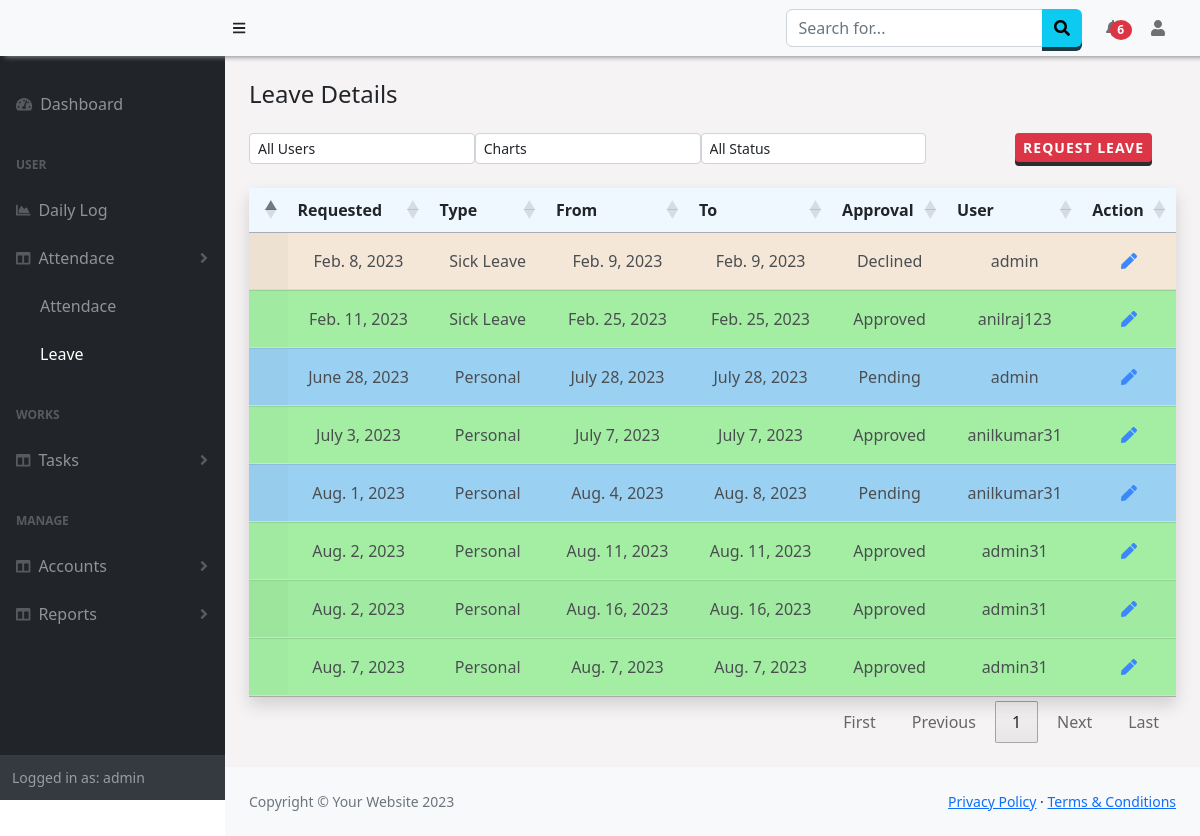
/Attendance/Leaves (signed in), run on the app's committed database.
### Attendance/models.py (models this page shows, shortened)
class Leave(models.Model):
    date =  models.DateField(auto_now_add=True,null=True)
    user = models.ForeignKey(User, null=True, on_delete= models.SET_NULL)
    type =  models.ForeignKey(LeaveType,on_delete= models.CASCADE)
    leave_from = models.DateField(null=True)
    leave_to = models.DateField(null=True)
    details = models.TextField()
    approval = models.ForeignKey(Approval, on_delete=models.CASCADE, null=True,default=2)
    approved_by = models.CharField(max_length=50,null=True)
    date_approved = models.DateTimeField(null=True,default=None)

class LeaveType(models.Model):
    name = models.CharField(max_length=50,null=True,default=None)
    days = models.IntegerField(null=True,)

class Approval(models.Model):
    name =models.CharField(max_length=50)

### Attendance/views.py (the view)
# urls.py: path('Leaves',views.getleave, name='leave'),
@login_required
def getleave(request):
    usr = checkTeams(request)
    allusers =User.objects.filter(pk__in=usr[0]).values('id','username')
    all_leaves = Leave.objects.filter(user__id__in=usr[0])
    type = LeaveType.objects.all().values()
    return render(request, 'Attendance/leave.html',{'result':all_leaves,'users' :allusers,'LeaveTypes':type})

### Attendance/context_processors.py (called while the page is built)
def getNewLeaves(request):
    if request.user.id:
        is_manager = checkTeams(request)
        if is_manager[1] == True:
            new_leaves = Leave.objects.filter(user__id__in=is_manager[0],approval = 2)
        else:
            today = datetime.datetime.now()
            new_leaves = Leave.objects.filter(user=request.user,date_approved__gte=today.date())
        return {"manager":is_manager[1],'n_leaves':new_leaves}
    else:
        return {}

def getLogApproval(request):
    if request.user.id:
        is_manager = checkTeams(request)
        if is_manager[1] == True:
            l_approval = LogApproval.objects.filter(user__id__in=is_manager[0],request=True)
        else:
            l_approval = LogApproval.objects.filter(user=request.user,status=True)
        return {'n_log_approval':l_approval}
    else:
        return {}

### Manager/views.py (called while the page is built, shortened)
def checkTeams(request):
    is_team = False
    if request.user.is_superuser:
        users = Employees.objects.values('user').filter(company=request.session['comp'])
        is_team=True
    return users,is_team

### Attendance/templates/Attendance/leave.html (shortened to what this page needs)
{% extends "base.html" %}
{% block content %}
<div class="">
    <div>
      <div class="row">
          <div class="col-md-12">
              <div class="col-md-12 row">
                <h4 class="text-left mb-4" >Leave Details&nbsp;</h4>
                <div >
                {% if user.is_superuser or perms.Attendance.view_leave %}
                  <select class="form-control form-control-sm col-sm-2 mb-3 w-25" id="user_s" style="float:left;" onchange="getLeave()">
                    <option value="0">All Users</option>
                  </select>
                  <select class="form-control form-control-sm col-sm-2 w-25" id="chart_option" style="float:left;" onchange="selectCharts()">
                    <option value="">Charts</option>
                  </select>
                  {% endif %}
                  <select class="form-control form-control-sm col-sm-2 w-25" id="status" style="float:left;" onchange="getLeave()">
                    <option value="0">All Status</option>
                  </select>
                  <a style="float:right;" class="btn btn-sm btn-danger" type="button" data-bs-toggle="modal" data-bs-target="#leave_modal" onclick="setModal()" id="leaveRequest">Request Leave</a>
                </div>
              </div>
              <div  id="change_content" class="table-wrap table-responsive-sm mt-2" style="clear:right;">
                  <table class="table  text-center shadow display" id="leaveTable">
                    <thead>
                      <tr>
                        <th></th>
                        <th>Requested</th>
                        <th>Type</th>
                        <th>From</th>
                        <th>To</th>
                        <th>Approval</th>
                        {% if 'Attendance.change_leave' in perms %}<th>User</th>{% endif %}
                        <th>Action</th>
                      </tr>
                    </thead>
                    <tbody id="tbody_leave" style="overflow:visible !important;">
                      {% for n in result %}
                      <tr style="background-color:{% if n.approval.name == 'Pending' %}lightskyblue{% elif n.approval.name == 'Approved' %}lightgreen{% else %}antiquewhite{% endif %};">
                        <td class="p-2 details-control">
                         </td>
                        <td>{{n.date}}</td><td>{{n.type.name}}</td><td>{{n.leave_from}}</td><td>{{n.leave_to}}</td>
                        <td >{{n.approval.name}}</td>
                        {% if 'Attendance.change_leave' in perms %}
                        <td>{{n.user}}</td>
                        <td>
                          <a  id="a_detailss" onclick="updateLeave({{n.id}})">
                            <i class="fas fa-solid fa-pen text-primary"></i>
                        </a>
                        </td>
                        {% endif %}
                      </tr>
                      {% endfor%}
                    </tbody>
                  </table>
                </div>
            </div>
          <br /><br />
        </div>
    </div>
  </div>
{% endblock %}

### templates/base.html (shortened to what this page needs)
<!DOCTYPE html>
<html lang="en">
    <head>
        <link href="https://cdn.jsdelivr.net/npm/simple-datatables@7.1.2/dist/style.min.css" rel="stylesheet" />
        <link href="https://cdn.datatables.net/1.13.5/css/jquery.dataTables.min.css" rel="stylesheet" />
        <link href="https://cdn.datatables.net/buttons/2.4.1/css/buttons.dataTables.min.css" rel="stylesheet" />
        <link href="/static/css/styles.css" rel="stylesheet" />
        <link href="/static/css/customSB.css" rel="stylesheet" />
    </head>
    <body class="sb-nav-fixed" >
        <nav class="sb-topnav navbar navbar-expand-sm navbar-light bg-light fixed-top" style=" box-shadow: 5px 1px 5px #888888;">
            <a class="navbar-brand ps-3 bg-light" href="{% url 'home' %}">{{request.session.company}}{{request.session.id}}</a>
            <button class="btn btn-link btn-sm order-2 order-lg-0 me-4 me-lg-0" id="sidebarToggle" href="#!"><i class="fas fa-bars"></i></button>
            <form class="d-none d-md-inline-block form-inline ms-auto me-0 me-md-3 my-2 my-md-0">
                <div class="input-group">
                    <input class="form-control" type="text" placeholder="Search for..." aria-label="Search for..." aria-describedby="btnNavbarSearch" />
                    <button class="btn btn-info" id="btnNavbarSearch" type="button"><i class="fas fa-search"></i></button>
                </div>
            </form>
            <ul class="navbar-nav ms-auto ms-md-0 ">
                <li class="nav-item dropdown">
                    <a class="nav-link dropdown-toggle" id="navbarDropdown" href="#" role="button" data-bs-toggle="dropdown" aria-expanded="false"> <span class="badge badge-sm badge-danger badge-counter bg-danger rounded-circle " style="margin-left:-10px;">{% if n_leaves.count|add:n_log_approval.count != 0 %}{{ n_leaves.count|add:n_log_approval.count}}{% endif %}</span></a>
                        </a></li>
                    </ul>
            <ul class="navbar-nav  ms-md-0 me-3 me-lg-4">
                <li class="nav-item dropdown">
                    <a class="nav-link dropdown-toggle" id="navbarDropdown" href="#" role="button" data-bs-toggle="dropdown" aria-expanded="false"><i class="fas fa-user fa-fw"></i></a>
                </li>
            </ul>
        </nav>
        <div id="layoutSidenav" style="background-color:rgb(245, 243, 243);">
            <div id="layoutSidenav_nav">
                <nav class="sb-sidenav accordion sb-sidenav-dark" id="sidenavAccordion" >
                    <div class="sb-sidenav-menu" >
                        <div class="nav">
                            <a class="nav-link mt-4" href="{% url 'home' %}">
                                <div class="sb-nav-link-icon"><i class="fas fa-tachometer-alt"></i></div>
                                <span style="{% if request.path == '/' %}color:white;{% endif %}">Dashboard<span>
                            </a>
                            <div class="sb-sidenav-menu-heading">User</div>
                            <a class="nav-link" href="{% url 'dailylog' %}">
                                <div class="sb-nav-link-icon"><i class="fas fa-chart-area"></i></div>
                                <span style="{% if request.path == '/Worklog/dailylog/' %}color:white;{% endif %}">Daily Log<span>
                            </a>
                            <a class="nav-link collapsed" href="#" data-bs-toggle="collapse" data-bs-target="#collapseAttendance" aria-expanded="false" aria-controls="collapseLayouts">
                                <div class="sb-nav-link-icon"><i class="fas fa-columns"></i></div>
                                Attendace
                                <div class="sb-sidenav-collapse-arrow"><i class="fas fa-angle-down"></i></div>
                            </a>
                            <div class="{% if request.path|slice:'12' != '/Attendance/' %}collapse{% endif %}" id="collapseAttendance" aria-labelledby="headingOne" data-bs-parent="#sidenavAccordion">
                                <nav class="sb-sidenav-menu-nested nav">
                                    <a class="nav-link" href="{% url 'attendance' %} "style="{% if request.path == '/Attendance/Details' %}color:white;{% endif %}">Attendace</a>
                                    <a class="nav-link" href="{% url 'leave' %}" style="{% if request.path == '/Attendance/Leaves' %}color:white;{% endif %}">Leave</a>
                                </nav>
                            </div>
                            <div class="sb-sidenav-menu-heading">Works</div>
                            <a class="nav-link collapsed" href="#" data-bs-toggle="collapse" data-bs-target="#collapseLayouts" aria-expanded="false" aria-controls="collapseLayouts">
                                <div class="sb-nav-link-icon"><i class="fas fa-columns"></i></div>
                                Tasks
                                <div class="sb-sidenav-collapse-arrow"><i class="fas fa-angle-down"></i></div>
                            </a>
                            <div class="sb-sidenav-menu-heading">Manage</div>
                            <a class="nav-link collapsed" href="#" data-bs-toggle="collapse" data-bs-target="#collapseDetails" aria-expanded="false" aria-controls="collapseLayouts">
                                <div class="sb-nav-link-icon"><i class="fas fa-columns"></i></div>
                                Accounts
                                <div class="sb-sidenav-collapse-arrow"><i class="fas fa-angle-down"></i></div>
                            </a>
                            <a class="nav-link collapsed" href="#" data-bs-toggle="collapse" data-bs-target="#collapseReports" aria-expanded="false" aria-controls="collapseLayouts">
                                <div class="sb-nav-link-icon"><i class="fas fa-columns"></i></div>
                                Reports
                                <div class="sb-sidenav-collapse-arrow"><i class="fas fa-angle-down"></i></div>
                            </a>
                        </div>
                    </div>
                    <div class="sb-sidenav-footer">
                        <div class="small">Logged in as: {{ user.username}}</div>
                    </div>
                </nav>
            </div>
            <div id="layoutSidenav_content" >
                <main class="p-4" >
                    {% block content %}
                {% endblock %}
                </main>
                <footer class="py-4 bg-light mt-auto">
                    <div class="container-fluid px-4">
                        <div class="d-flex align-items-center justify-content-between small">
                            <div class="text-muted">Copyright &copy; Your Website 2023</div>
                            <div>
                                <a href="#">Privacy Policy</a>
                                &middot;
                                <a href="#">Terms &amp; Conditions</a>
                            </div>
                        </div>
                    </div>
                </footer>
            </div>
        </div>
        <link href="https://cdnjs.cloudflare.com/ajax/libs/twitter-bootstrap/5.2.0/css/bootstrap.min.css" rel="stylesheet" type="text/css">
    </body>
</html>

### Attendance/templates/Attendance/leave.html (style rules this page uses)
#leaveTable td { padding: 1rem; }

### templates/base.html (style rules this page uses)
td.details-control { background: url('https://www.datatables.net/examples/resources/details_open.png') no-repeat center center; cursor: pointer; }
.dropdown-toggle:after { display: none !important; }
thead { background-color:aliceblue !important; }
th { font-weight:600 !important; }
tbody tr { opacity:0.8; border-top:1px solid lightgray; border-bottom:1px solid lightgray; }
.navbar,.sb-sidenav { background-color:DodgerBlue important; }
.btn { outline: none; cursor: pointer; border: none !important; display: block; position: relative; font-size: 16px ; font-weight: 600 !important; color: #fff; text-transform: uppercase; letter-spacing: 1px; }
.btn-info { background-color: #5bc0de; box-shadow: 0 4px #1C3A42; }
.btn-danger { background-color: #d9534f; box-shadow: 0 4px #2D2D2D; }

### data on the page
Leave: date "Feb. 8, 2023", type.name "Sick Leave", leave_from "Feb. 9, 2023", leave_to "Feb. 9, 2023", approval.name "Declined", user "admin"
Leave: date "June 28, 2023", type.name "Personal", leave_from "July 28, 2023", leave_to "July 28, 2023", approval.name "Pending", user "admin"
Leave: date "Feb. 11, 2023", type.name "Sick Leave", leave_from "Feb. 25, 2023", leave_to "Feb. 25, 2023", approval.name "Approved", user "anilraj123"
Leave: date "July 3, 2023", type.name "Personal", leave_from "July 7, 2023", leave_to "July 7, 2023", approval.name "Approved", user "anilkumar31"
Leave: date "Aug. 1, 2023", type.name "Personal", leave_from "Aug. 4, 2023", leave_to "Aug. 8, 2023", approval.name "Pending", user "anilkumar31"
Leave: date "Aug. 2, 2023", type.name "Personal", leave_from "Aug. 11, 2023", leave_to "Aug. 11, 2023", approval.name "Approved", user "admin31"
Leave: date "Aug. 2, 2023", type.name "Personal", leave_from "Aug. 16, 2023", leave_to "Aug. 16, 2023", approval.name "Approved", user "admin31"
Leave: date "Aug. 7, 2023", type.name "Personal", leave_from "Aug. 7, 2023", leave_to "Aug. 7, 2023", approval.name "Approved", user "admin31"

### other printed values
{{ n_leaves.count|add:n_log_approval.count }} "6"
{{ user.username }} "admin"
